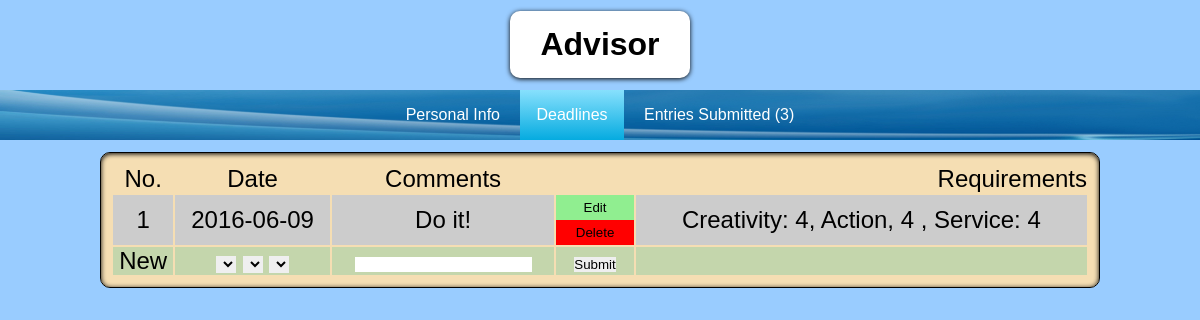
The page /deadlines.php (signed in) on the database its author committed.
### tables this page shows
CREATE TABLE `deadlines` (
  `id` int(11) NOT NULL,
  `deadline` date NOT NULL,
  `comments` varchar(1000) DEFAULT NULL,
  `creativity` int(11) NOT NULL,
  `action` int(11) NOT NULL,
  `service` int(11) NOT NULL,
  `responsibleadvisor` varchar(15) NOT NULL
);

### checkLogin.php (called while the page is built, shortened)
<?php
	if(!empty($_SESSION)) {
		if($_SESSION['login'] == true) {
			$priv = $_SESSION['administrator'];
			$username = $_SESSION['username'];
		} else {
			header('Location: /cas/');
		}
	} else {
		header('Location: /cas/');
	}
?>

### deadlines.php (the view, shortened to what this page needs)
<?php
	include('checkLogin.php');
?>
<!DOCTYPE html>
<html>
	<head>
		<link rel="stylesheet" type="text/css" href="styles\deadlines.css">
		<link rel="stylesheet" type="text/css" href="styles\headerIn.css">
	</head>
	<body onresize = "setIdentityPosition()" onload = "setIdentityPosition()">
		<?php
			include('identity.php');
			include('headerIn.php');
			echo	'<section id = "dead-section">
						<div id = "wrap" style = "1000px">
							<div id = "container" style = "min-width: 1000px; margin-top: 0.5%; padding-top: 0.5%;">
								<table style = "font-size: 24px; border: 1px solid black; padding: 10px; min-width: 1000px; margin: 0px auto; border-radius: 10px; background-color: wheat; box-shadow: inset 0px 1px 5px #000; max-width: 800px;">';
						if($priv == 1) {
 							$query = 'SELECT * FROM deadlines WHERE responsibleAdvisor=\''.$username.'\'';
						} else if($priv == 0) {
							$query = 'SELECT * FROM deadlines WHERE responsibleAdvisor=\''.$_SESSION['advisorname'].'\'';
						}
						$result = mysql_query($query);
						$counter = 1;
						echo		'<tr>
										<td>
											<p>No.</p>
										</td>
										<td>
											<p>Date</p>
										</td>
										<td>
											<p>Comments</p>
										</td>
										<td>';
						echo			'</td>
										<td>
											<p style = "float: right">Requirements</p>
										</td>
									</tr>';
						while($row = mysql_fetch_assoc($result)) {
							$deadlineId = $row['id'];
							$date = $row['deadline'];
							$comments = $row['comments'];
							$creativity = $row['creativity'];
							$action = $row['action'];
							$service = $row['service'];
							$totalCHours = 0;
							$totalAHours = 0;
							$totalSHours = 0;
							$imageLink = 'http://localhost/cas/proj-images/No.png';
							if($creativity == 0 && $action == 0 && $service == 0 && $priv != 1) {
								$text = 'No requirements yet. Ask Advisor.';
							} else {
								if($totalCHours == 0 && $totalAHours == 0 && $totalSHours == 0) {
									$text = 'Creativity: '.$creativity.', Action, '.$action.' , Service: '.$service;
								} else {
									$text = 'Creativity: '.$totalCHours.'/'.$creativity.', Action: '.$totalAHours.'/'.$action.', Service: '.$totalSHours.'/'.$service.'.';
								}
							}
							if($counter%2 == 0) {
								$color = 'white';
							} else {
								$color = '#cccccc';
							}
							echo	'<tr style = "background-color: '.$color.';">
										<td>
											<p>'.$counter.'</p>
										</td>
										<td style = "white-space: nowrap;">
											<p>'.$date.'</p>
										</td>
										<td>
											<p>'.$comments.'</p>
										</td>
										<td>';
											if($priv != 1) {
							echo				'<img src = "'.$imageLink.'" style = "height: 25px">';
											} else {
							echo				'<button value = "'.$deadlineId.'" class = "edit" id = "trig-btn" onclick = "showDiv()">Edit</button>
												<button class = "delete" onclick = "deleteDeadline(\''.$date.'\')"">Delete</button>';
											}
							echo 		'</td>
										<td style = "white-space: nowrap;">
											'.$text.'
										</td>
									</tr>';
							$counter++;
						}
						if($priv == 1) {
							echo	'<tr style = "background-color: rgba(0, 179, 146, 0.2);">
										<td>
											<p>New</p>
										</td>
										<form name  = "newDeadline" action = "/cas/newdead.php" onsubmit = "return formValidationNewDeadline()">
											<td style = "white-space: nowrap;">
												<select name = "date" id = "date">
												</select>
												<select name = "month" id = "month">
												</select>
												<select name = "year" id = "year">
												</select>
											</td>
											<td>
												<input type = "text" name = "comments">
											</td>
											<td>
												<button type = "submit">Submit</button>
											</td>
											<td>
											</td>
										</form>
									</tr>';
						}
						echo	'</table>
							</div>
						</div>
					</section>';
		?>
	</body>
</html>

### styles/deadlines.css (style rules this page uses)
#dead-section { height: 600px; }
.edit { width: 100%; height: 25px; background-color: lightgreen; float: left; }
.delete { width: 100%; height: 25px; background-color: red; top: 0px; float: right; }

### styles/headerIn.css (style rules this page uses)
body { margin: 0px; padding: 0px; background-color: #99ccff; text-align: center; font-family: sans-serif; }
section { position: relative; width: 100%; text-align: center; }
* { margin: 0px; border: 0px; padding: 0px; }

### rows shown on the page
deadlines: deadline "2016-06-09", comments "Do it!", $deadlineId 83 (drawn), text "Creativity: 4, Action, 4 , Service: 4"

### other values the page prints
$identity "Advisor"
$entries "Entries Submitted (3)"
